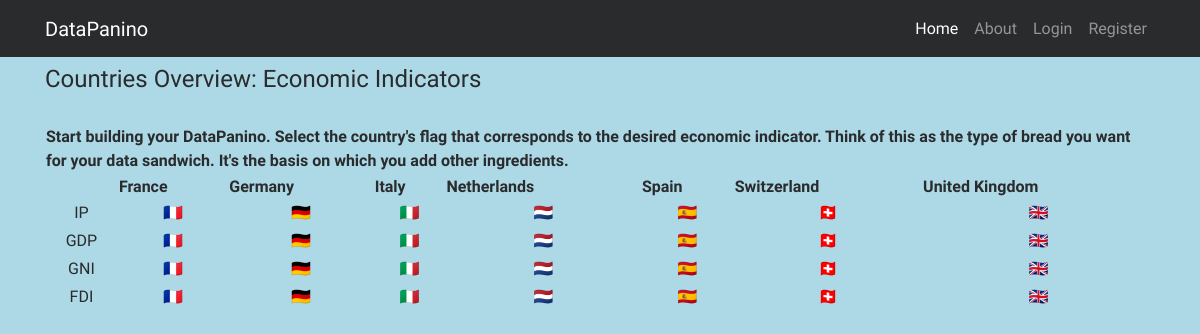
/country_overview/, run on the app's committed database.
### analytics/models.py (models this page shows, shortened)
class Country(models.Model):
    name = models.CharField(max_length=100)
    slug = models.SlugField(max_length=100)
    code = models.CharField(max_length=2)
    flag = models.CharField(max_length=5, null=True, blank=True)    #TODO: Verify this works; or use a models. structure?
    def __str__(self):
        return self.name

### analytics/views.py (the view)
# urls.py: url(r'^country_overview/$', list_country_composite, name='composite'),  # see 'def list_country_composite in views.
def list_country_composite(request):
    countries = sorted(Country.objects.all(), key=lambda c: c.name)
    composite = set(EconomicSnapshot.objects.all().values_list('country__name', 'type', 'country__flag'))
    indicators = OrderedDict()
    for snapshot in composite:
        indicator = snapshot[1]
        try:
            indicators[indicator].append(snapshot)
        except KeyError:
            indicators[indicator] = [snapshot]  # Def by negation: Finds first instance of loop variable, then repeats.
    ordered_indicators = [(name, sorted(data)) for name, data in indicators.items()]
    context = {'countries': countries,
               'ordered_indicators': ordered_indicators}  # Key: 'ordered_indicators'; only changes the param in the template
    return render(request, "mastergrid.html", context)

### templates/mastergrid.html (shortened to what this page needs)
{% extends "base.html" %}
{% load static %}
{% block content %}
    <table class="table_mastergrid">
	    <thead>
            <tr>
                 <H4>Countries Overview: Economic Indicators</H4><br/>
                <th colspan="8">
                    Start building your DataPanino. Select the country's flag that corresponds to the desired
                    economic indicator.  Think of this as the type of bread you want for your data sandwich.
                    It's the basis on which you add other ingredients.
                </th>
            </tr>
                <tr>
                    <th>
                        <div>&nbsp</div>
                    </th>
                    {% for country in countries %}
                        <th>
                        {{ country|title }}
                        </th>
                    {% endfor %}
		    </tr>
	    </thead>
        {% for indicator_name, data in ordered_indicators %}
            <tr>
                <td>
                    {{ indicator_name }}
                </td>
                {% for country, indicator, flag in data %}
                <td>
                    <a href="/country/{{ country|slugify }}/{{ indicator }}/">{{ flag }}</a>
                </td>
                {% endfor %}
            </tr>
            <tr>
                    <td>
                    </td>
            </tr>
		{% endfor %}
    </table>
{% endblock %}

### static/css/styles.css (style rules this page uses)
.table_mastergrid { display: table; text-align: center; }
body { padding-top: 100px; background: #ADD8E6; font-family: "Signika", Verdana, Arial, sans-serif; }
@media (min-width: 992px) { body { padding-top: 56px; } }

### static/css/styles_panini.css (style rules this page uses)
body { width: 100%; margin-left: auto; margin-right: auto; }

### data on the page
Country: name "France"
Country: name "Germany"
Country: name "Italy"
Country: name "Netherlands"
Country: name "Spain"
Country: name "Switzerland"
Country: name "United Kingdom"

### other printed values
{{ indicator_name }} "IP" "GDP" "GNI" "FDI"
{{ flag }} "🇫🇷" "🇩🇪" "🇮🇹" "🇳🇱" "🇪🇸" "🇨🇭" "🇬🇧" "🇫🇷" "🇩🇪" "🇮🇹" "🇳🇱" "🇪🇸" "🇨🇭" "🇬🇧" "🇫🇷" "🇩🇪" "🇮🇹" "🇳🇱" "🇪🇸" "🇨🇭" "🇬🇧" "🇫🇷" "🇩🇪" "🇮🇹" "🇳🇱" "🇪🇸" "🇨🇭" "🇬🇧"
